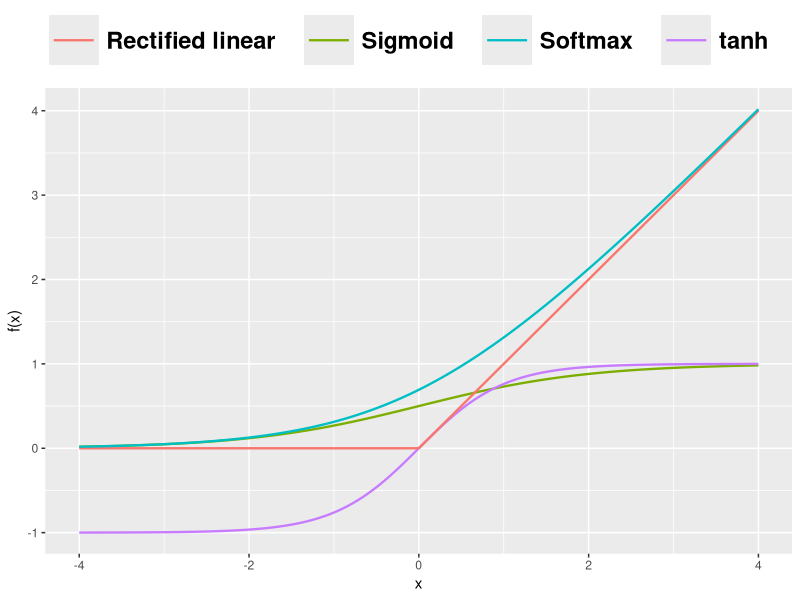

This chart was generated by the following R code:


#########################################################################
# Author:  Fabian Pribahsnik
# Date:    25.08.2018
# Purpose: Plot activation functions as described in the chapter
            "Multi-Layer Neural Networks"
#########################################################################
library(ggplot2)


# Sigmoid activation function
sigmoidFun <- function(x) {
   1 / (1 + exp(-x))
}

# Tanh activation function
tanhFun <- function(x){
  (exp(x) - exp(-x)) / (exp(x) + exp(-x))
}

# Rectified linear activation function
reluFun <- function(x){
  pmax(0,x)
}

# Softmax activation function
softmaxFun <- function(x){
  log(1 + exp(x))
}

plotOverview <- ggplot(data.frame(x = c(-4, 4)), aes(x = x)) +
  stat_function(fun = sigmoidFun,   n = 500, size = 0.8, aes(colour = "Sigmoid   ")) +
  stat_function(fun = tanhFun,      n = 500, size = 0.8, aes(colour = "tanh   ")) +
  stat_function(fun = reluFun,      n = 500, size = 0.8, aes(colour = "Rectified linear   ")) +
  stat_function(fun = softmaxFun,   n = 500, size = 0.8, aes(colour = "Softmax   ")) +
  theme(legend.position = "top",
        legend.title=element_blank(),
        legend.text = element_text(size = 17, face = "bold"),
        legend.key = element_rect(size = 3),
        legend.key.size = unit(2.5, 'lines')) +
  scale_y_continuous(name = "f(x)")

plotOverview
